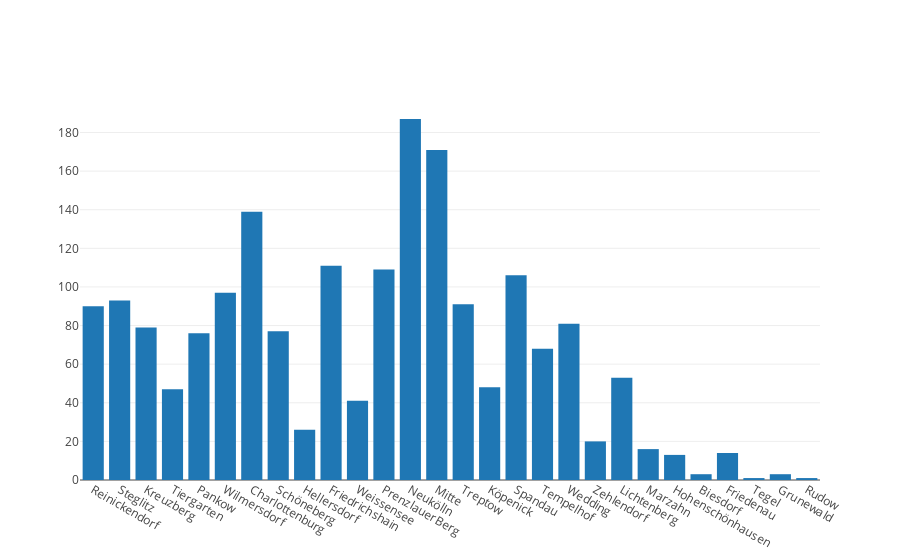

Notebook code for this chart:
### Code cell
# check the number of datapoints we got for each location
trace = go.Histogram(x=data['location'])
iplot([trace])

### Figure 1 — Plotly figure (JSON) as saved in the notebook; plotly's stock layout.template omitted (floating-point values rounded to 4 significant figures; data arrays with more than 128 entries replaced by an {"elided": "..."} marker saying what was removed)
{"data": [{"type": "histogram", "uid": "66d294c6-cb73-418d-ad22-3de35d90406c", "x": {"elided": "1861 str values"}}], "layout": {}}
